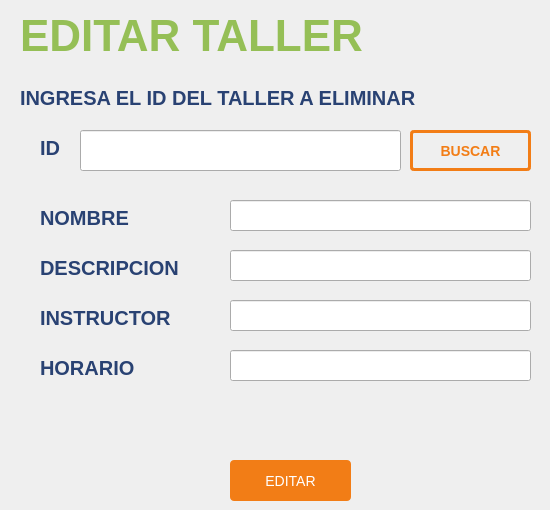
            <widget class="QWidget" name="page_editar">
             <widget class="QLabel" name="label_16">
              <property name="geometry">
               <rect>
                <x>20</x>
                <y>10</y>
                <width>521</width>
                <height>51</height>
               </rect>
              </property>
              <property name="styleSheet">
               <string notr="true">QLabel {
    font-size: 44px; /* Tamaño de la fuente */
    font-weight: bold; /* Negrita */
    color: ; /* Color del texto */
	color: rgb(149, 191, 86);
    text-align: center; /* Alineación del texto */
}
</string>
              </property>
              <property name="text">
               <string>EDITAR TALLER</string>
              </property>
             </widget>
             <widget class="QLabel" name="label_17">
              <property name="geometry">
               <rect>
                <x>20</x>
                <y>90</y>
                <width>461</width>
                <height>16</height>
               </rect>
              </property>
              <property name="styleSheet">
               <string notr="true">QLabel {
    font-size: 20px; /* Tamaño de la fuente */
    font-weight: bold; /* Negrita */
    color: #294273 ; /* Color del texto */
}
</string>
              </property>
              <property name="text">
               <string>INGRESA EL ID DEL TALLER A ELIMINAR</string>
              </property>
             </widget>
             <widget class="QPushButton" name="btn_taller_editar">
              <property name="geometry">
               <rect>
                <x>230</x>
                <y>460</y>
                <width>121</width>
                <height>41</height>
               </rect>
              </property>
              <property name="styleSheet">
               <string notr="true">QPushButton{
    background-color: rgb(242, 125, 22); /* Color de fondo naranja */
    color: rgb(255, 255, 255); /* Color del texto blanco */
    border: none; /* Sin borde */
    border-radius: 4px; /* Borde redondeado */
    padding: 8px 16px; /* Espacio alrededor del texto */
    font-size: 14px; /* Tamaño de la fuente */
}

QPushButton:hover {
    background-color: rgb(212, 108, 15); /* Cambia el color de fondo al pasar el mouse */
}

QPushButton:pressed {
    background-color: rgb(182, 91, 8); /* Cambia el color de fondo al presionar el botón */
}
</string>
              </property>
              <property name="text">
               <string>EDITAR</string>
              </property>
             </widget>
             <widget class="QLabel" name="label_18">
              <property name="geometry">
               <rect>
                <x>40</x>
                <y>140</y>
                <width>151</width>
                <height>16</height>
               </rect>
              </property>
              <property name="styleSheet">
               <string notr="true">QLabel {
    font-size: 20px; /* Tamaño de la fuente */
    font-weight: bold; /* Negrita */
    color: #294273 ; /* Color del texto */
}
</string>
              </property>
              <property name="text">
               <string>ID</string>
              </property>
             </widget>
             <widget class="QPushButton" name="btn_taller_buscar">
              <property name="geometry">
               <rect>
                <x>410</x>
                <y>130</y>
                <width>121</width>
                <height>41</height>
               </rect>
              </property>
              <property name="styleSheet">
               <string notr="true">QPushButton{
    background-color: none; /* Color de fondo naranja */
    color: rgb(242, 125, 22); /* Color del texto blanco */
    border: 3px solid rgb(242, 125, 22); /* Sin borde */
    border-radius: 4px; /* Borde redondeado */
    padding: 8px 16px; /* Espacio alrededor del texto */
    font-size: 14px; /* Tamaño de la fuente */
	 font-weight: bold
}

QPushButton:hover {
    background-color: rgb(242, 125, 22); /* Cambia el color de fondo al pasar el mouse */
	color: #fff;
}

QPushButton:pressed {
    background-color: rgb(182, 91, 8); /* Cambia el color de fondo al presionar el botón */
	color: #fff;
}
</string>
              </property>
              <property name="text">
               <string>BUSCAR</string>
              </property>
             </widget>
             <widget class="QLineEdit" name="id_taller_editar">
              <property name="geometry">
               <rect>
                <x>80</x>
                <y>130</y>
                <width>321</width>
                <height>41</height>
               </rect>
              </property>
             </widget>
             <widget class="QLineEdit" name="nombre_editar">
              <property name="geometry">
               <rect>
                <x>230</x>
                <y>200</y>
                <width>301</width>
                <height>31</height>
               </rect>
              </property>
             </widget>
             <widget class="QLineEdit" name="descripcion_editar">
              <property name="geometry">
               <rect>
                <x>230</x>
                <y>250</y>
                <width>301</width>
                <height>31</height>
               </rect>
              </property>
             </widget>
             <widget class="QLineEdit" name="instructor_editar">
              <property name="geometry">
               <rect>
                <x>230</x>
                <y>300</y>
                <width>301</width>
                <height>31</height>
               </rect>
              </property>
             </widget>
             <widget class="QLineEdit" name="horario_editar">
              <property name="geometry">
               <rect>
                <x>230</x>
                <y>350</y>
                <width>301</width>
                <height>31</height>
               </rect>
              </property>
             </widget>
             <widget class="QLabel" name="label_19">
              <property name="geometry">
               <rect>
                <x>40</x>
                <y>210</y>
                <width>151</width>
                <height>16</height>
               </rect>
              </property>
              <property name="styleSheet">
               <string notr="true">QLabel {
    font-size: 20px; /* Tamaño de la fuente */
    font-weight: bold; /* Negrita */
    color: #294273 ; /* Color del texto */
}
</string>
              </property>
              <property name="text">
               <string>NOMBRE</string>
              </property>
             </widget>
             <widget class="QLabel" name="label_20">
              <property name="geometry">
               <rect>
                <x>40</x>
                <y>260</y>
                <width>151</width>
                <height>16</height>
               </rect>
              </property>
              <property name="styleSheet">
               <string notr="true">QLabel {
    font-size: 20px; /* Tamaño de la fuente */
    font-weight: bold; /* Negrita */
    color: #294273 ; /* Color del texto */
}
</string>
              </property>
              <property name="text">
               <string>DESCRIPCION</string>
              </property>
             </widget>
             <widget class="QLabel" name="label_21">
              <property name="geometry">
               <rect>
                <x>40</x>
                <y>310</y>
                <width>151</width>
                <height>16</height>
               </rect>
              </property>
              <property name="styleSheet">
               <string notr="true">QLabel {
    font-size: 20px; /* Tamaño de la fuente */
    font-weight: bold; /* Negrita */
    color: #294273 ; /* Color del texto */
}
</string>
              </property>
              <property name="text">
               <string>INSTRUCTOR</string>
              </property>
             </widget>
             <widget class="QLabel" name="label_22">
              <property name="geometry">
               <rect>
                <x>40</x>
                <y>360</y>
                <width>151</width>
                <height>16</height>
               </rect>
              </property>
              <property name="styleSheet">
               <string notr="true">QLabel {
    font-size: 20px; /* Tamaño de la fuente */
    font-weight: bold; /* Negrita */
    color: #294273 ; /* Color del texto */
}
</string>
              </property>
              <property name="text">
               <string>HORARIO</string>
              </property>
             </widget>
            </widget>
